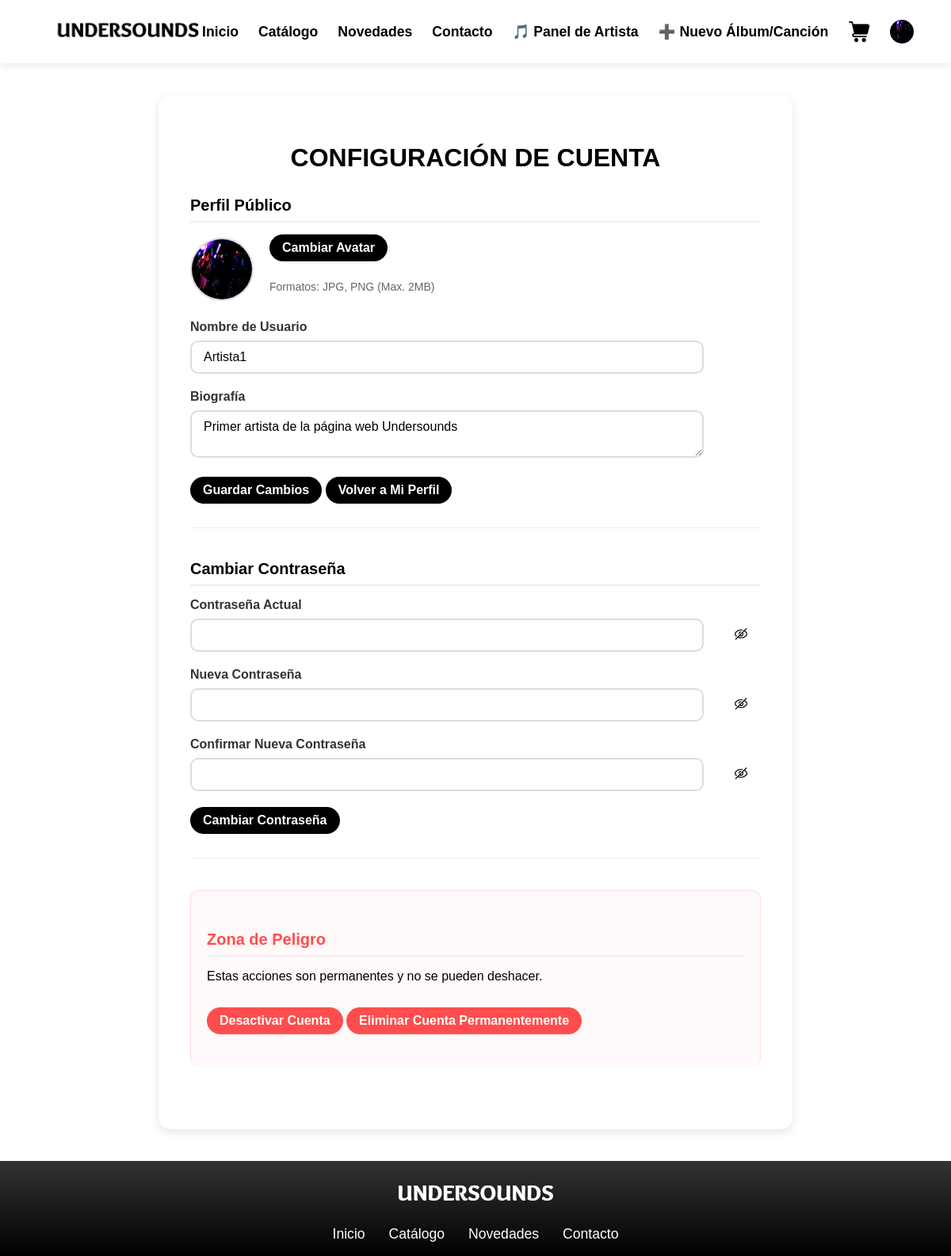
Page /user/configuracion/ (signed in) on the committed database.
### user/models.py (models this page shows, shortened)
class User(AbstractUser):
    ROLE_CHOICES = (
        ('user', 'User'),
        ('artist', 'Artist'),
    )
    role = models.CharField(max_length=10, choices=ROLE_CHOICES, default='user')
    credit_card_number = models.CharField(max_length=16, blank=True, null=True)
    credit_card_expiry = models.DateField(blank=True, null=True)
    created_at = models.DateTimeField(auto_now_add=True)
    avatar = models.ImageField(upload_to='avatars/', default='avatars/usuario.png')
    backend = models.CharField(max_length=255, default='django.contrib.auth.backends.ModelBackend')
    artist_name = models.CharField(max_length=255, blank=True, null=True)
    artist_type = models.CharField(max_length=50, blank=True, null=True)
    bio = models.TextField(max_length=500, blank=True, null=True)
    genre = models.CharField(max_length=50, blank=True, null=True)
    country = models.CharField(max_length=100, blank=True, null=True)
    songs = models.ManyToManyField('music.Song', related_name='artists', blank=True)
    albums = models.ManyToManyField('music.Album', related_name='artists', blank=True)
    class Meta:
        app_label = 'user'

### view/user/views.py (the view, shortened to what this page needs)
# urls.py: path('user/configuracion/', configuracion, name='configuracion'),
@login_required
def configuracion(request):
    user_dto = UserController.get_user_settings(request.user.id)
    return render(request, 'user/configuracion.html', {
        'user': user_dto
    })

### controller/user_controller.py (called while the page is built)
    @staticmethod
    def get_user_settings(user_id):
        user = UserDAO.get_by_id(user_id)
        return UserFactory.create_from_model(user) if user else None

### model/Dao/user_dao.py (called while the page is built)
    @staticmethod
    def get_by_id(user_id):
        try:
            return User.objects.get(pk=user_id)
        except User.DoesNotExist:
            return None

### model/Factory/user_factory.py (called while the page is built)
    @staticmethod
    def create_from_model(user_model):
        return UserDTO(
            id=user_model.id,
            username=user_model.username,
            email=user_model.email,
            avatar=user_model.avatar.url if user_model.avatar else None,
            bio=user_model.bio,
            genre=user_model.genre,
            country=user_model.country,
            created_at=user_model.created_at,
            role=user_model.role,
            artist_name=user_model.artist_name,
            artist_type=user_model.artist_type,
            backend=getattr(user_model, 'backend', f'{ModelBackend.__module__}.{ModelBackend.__qualname__}')
        )

### view/user/templates/user/configuracion.html (shortened to what this page needs)
{% extends 'base.html' %}
{% load static %}
{% block extra_css %}
    <link rel="stylesheet" href="{% static 'user/css/cuenta.css' %}">
{% endblock %}
{% block content %}
<div class="settings-container">
    <h1 class="settings-title">CONFIGURACIÓN DE CUENTA</h1>
    <div class="settings-section">
        <h2 class="section-title">Perfil Público</h2>
        <div class="avatar-container">
            <img src="{% if request.user.avatar %}{{ request.user.avatar.url }}{% else %}{% static 'avatars/usuario.png' %}{% endif %}" alt="Avatar" class="avatar-preview" id="avatarPreview">
            <div class="avatar-upload">
                <form id="avatarForm" method="post" enctype="multipart/form-data">
                    <button type="button" class="btn" style="margin-bottom: 10px;" onclick="document.getElementById('avatarInput').click()">Cambiar Avatar</button>
                    <p style="font-size: 14px; color: #666;">Formatos: JPG, PNG (Max. 2MB)</p>
                </form>
            </div>
        </div>
        <form id="profileForm" method="post" action="{% url 'update_profile' %}">
            <div class="form-group">
                <label for="username">Nombre de Usuario</label>
                <input type="text" id="username" name="username" class="form-control" value="{{ user.username }}" required>
            </div>
            <div class="form-group">
                <label for="bio">Biografía</label>
                <textarea id="bio" name="bio" class="form-control">{{ user.bio|default:"" }}</textarea>
            </div>
            <button type="submit" class="btn">Guardar Cambios</button>
            <button type="button" class="btn" onclick="location.href='{% url 'perfil' %}'">Volver a Mi Perfil</button>
        </form>
    </div>
    <div class="settings-section">
        <h2 class="section-title">Cambiar Contraseña</h2>
        <form id="passwordForm" method="post" action="{% url 'change_password' %}">
            <div class="form-group">
                <label for="current_password">Contraseña Actual</label>
                <div class="password-field-container">
                    <input type="password" id="current_password" name="current_password" class="form-control" required>
                    <button type="button" class="password-toggle" id="toggle-current-password">
                        <img src="{% static 'images/ver_oculto.png' %}" alt="Mostrar contraseña" id="current-password-icon">
                    </button>
                </div>
            </div>
            <div class="form-group">
                <label for="new_password">Nueva Contraseña</label>
                <div class="password-field-container">
                    <input type="password" id="new_password" name="new_password" class="form-control" required minlength="8">
                    <button type="button" class="password-toggle" id="toggle-new-password">
                        <img src="{% static 'images/ver_oculto.png' %}" alt="Mostrar contraseña" id="new-password-icon">
                    </button>
                </div>
            </div>
            <div class="form-group">
                <label for="confirm_password">Confirmar Nueva Contraseña</label>
                <div class="password-field-container">
                    <input type="password" id="confirm_password" name="confirm_password" class="form-control" required minlength="8">
                    <button type="button" class="password-toggle" id="toggle-confirm-password">
                        <img src="{% static 'images/ver_oculto.png' %}" alt="Mostrar contraseña" id="confirm-password-icon">
                    </button>
                </div>
            </div>
            <button type="submit" class="btn" id="change-password-btn">Cambiar Contraseña</button>
        </form>
    </div>
    <div class="settings-section danger-zone">
        <h2 class="section-title" style="color: #ff4d4d;">Zona de Peligro</h2>
        <div class="form-group">
            <p style="margin-bottom: 20px;">Estas acciones son permanentes y no se pueden deshacer.</p>
            <button class="btn danger-btn" id="deactivate-btn">Desactivar Cuenta</button>
            <button class="btn danger-btn" style="margin-top: 10px;" id="delete-btn">Eliminar Cuenta Permanentemente</button>
        </div>
    </div>
</div>
{% endblock %}

### view/templates/includes/header_artist.html (shortened to what this page needs)
{% load static %}
{% block extra_css %}
<link rel="stylesheet" href="{% static 'css/header_artist.css' %}">
{% endblock %}
<header class="header">
    <div class="logo">
        <a href="{% url 'inicio' %}">
            <img src="{% static 'images/black_logo.png' %}" alt="Undersounds logo">
        </a>
    </div>
    <nav class="navbar">
        <ul class="nav-links">
            <li><a href="{% url 'inicio' %}">Inicio</a></li>
            <li><a href="{% url 'catalogo' %}">Catálogo</a></li>
            <li><a href="{% url 'novedades' %}">Novedades</a></li>
            <li><a href="{% url 'contacto' %}">Contacto</a></li>
            <li><a href="{% url 'artist_panel' %}">🎵 Panel de Artista</a></li>
            <li class="profile-dropdown" id="albumSongDropdown">
                <a href="#" onclick="toggleDropdown(event, 'albumSongDropdown')" class="icon-link">➕ Nuevo Álbum/Canción</a>
            </li>
            <li>
                <a href="{% url 'carrito' %}" class="icon-link">
                    <img src="{% static 'images/carrito.png' %}" alt="Carrito" class="nav-icon">
                </a>
            </li>
            <li class="profile-dropdown" id="profileDropdown">
                <a href="#" onclick="toggleDropdown(event, 'profileDropdown')" class="icon-link">
                    {% if request.user.avatar %}
                        <img src="{{ request.user.avatar.url }}" alt="Perfil" class="nav-icon" style="width: 30px; height: 30px; radius: 50%; border-radius: 50%; object-fit: fill; object-position: center;">
                    {% endif %}                </a>
            </li>
        </ul>
    </nav>
</header>

### view/static/css/style.css (style rules this page uses)
* { box-sizing: border-box; }
body { margin: 0; padding: 0; padding-top: 80px; min-height: 100vh; display: flex; flex-direction: column; font-family: Arial, sans-serif; }

### view/static/user/css/cuenta.css (style rules this page uses)
.settings-container { max-width: 800px; margin: 40px auto; padding: 40px; background-color: #fff; border-radius: 15px; box-shadow: 0 4px 12px rgba(0, 0, 0, 0.1); }
.settings-title { font-size: 32px; font-weight: bold; text-align: center; margin-bottom: 30px; color: #000; font-family: Arial, sans-serif; }
.settings-section { margin-bottom: 40px; border-bottom: 1px solid #eee; padding-bottom: 30px; }
.settings-section:last-child { border-bottom: none; }
.form-group { margin-bottom: 25px; }
.form-group label { display: block; font-size: 16px; color: #333; margin-bottom: 8px; font-weight: bold; font-family: Arial, sans-serif; }
.form-control { width: 100%; padding: 12px 15px; font-size: 16px; border: 2px solid #ddd; border-radius: 10px; transition: all 0.3s ease; font-family: Arial, sans-serif; }
.btn { background-color: #000; color: white; border: none; padding: 12px 25px; font-size: 16px; font-weight: bold; border-radius: 25px; cursor: pointer; transition: all 0.3s ease; font-family: Arial, sans-serif; }
.avatar-container { display: flex; align-items: center; gap: 20px; margin-bottom: 20px; }
.avatar-preview { width: 80px; height: 80px; border-radius: 50%; object-fit: cover; border: 2px solid #ddd; transition: all 0.3s ease; }
.avatar-upload { position: relative; display: inline-block; }
.danger-zone { background-color: #fff9f9; padding: 20px; border-radius: 10px; border: 1px solid #ffdddd; }
.danger-btn { background-color: #ff4d4d; }
.password-field-container { position: relative; }
.password-toggle { position: absolute; right: 10px; top: 50%; transform: translateY(-50%); background: none; border: none; cursor: pointer; padding: 5px; }
.password-toggle img { width: 20px; height: 20px; }
.btn { padding: 8px 16px; border-radius: 20px; font-weight: bold; cursor: pointer; transition: all 0.3s ease; font-family: Arial, sans-serif; border: none; }
.form-group { margin-bottom: 20px; }
.form-group label { display: block; margin-bottom: 8px; font-weight: bold; }
.form-control { width: 90%; padding: 10px 15px; border: 2px solid #ddd; border-radius: 10px; font-family: Arial, sans-serif; }
.section-title { font-size: 20px; font-weight: bold; margin: 30px 0 15px; color: #000; border-bottom: 2px solid #eee; padding-bottom: 8px; }

### view/static/css/header_artist.css (style rules this page uses)
.header { width: 100%; height: 80px; background-color: white; padding: 0 5%; box-shadow: 0 2px 10px rgba(0,0,0,0.1); display: flex; justify-content: space-between; align-items: center; position: fixed; top: 0; left: 0; z-index: 1000; }
.logo img { height: 50px; width: auto; transition: transform 0.3s ease; border-radius: 50%; }
.navbar { display: flex; align-items: center; }
.nav-links { display: flex; list-style: none; margin: 0; padding: 0; align-items: center; gap: 25px; }
.nav-links a { text-decoration: none; color: #000; font-weight: 600; font-size: 1.1rem; white-space: nowrap; transition: color 0.3s ease; padding: 8px 0; position: relative; }
.nav-links a::after { content: ''; position: absolute; bottom: 0; left: 0; width: 0; height: 2px; background-color: #1db954; transition: width 0.3s ease; }
.profile-dropdown { position: relative; display: inline-block; }
.icon-link { display: flex; align-items: center; gap: 8px; }
.nav-icon { width: 28px; height: 28px; object-fit: contain; transition: transform 0.3s ease; }

### rows in the picture
User: user.avatar (picture), avatar (picture), username "Artista1", bio "Primer artista de la página web Undersounds"
